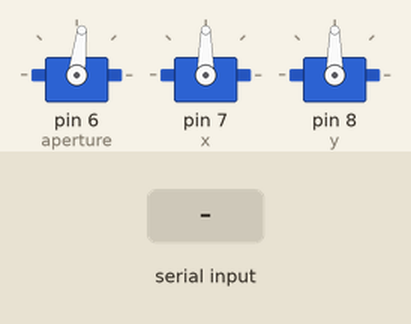
Simulated run of this sketch. Board: Arduino Uno, built with avr-gcc and run on an emulated ATmega328P. Parts: 3 × servo. The inputs (shaded band) are chosen by the test bench.

Above: at 1.2 s.
1.3 s: "X" received over Serial
At 2.0 s:
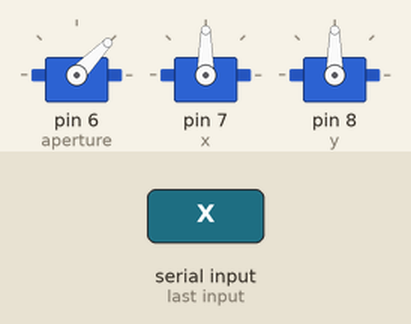
3.8 s: "90,45\n" received over Serial
At 4.1 s:
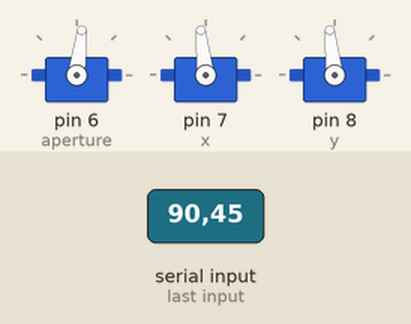
5.3 s: "30,150\n" received over Serial
At 6.5 s:
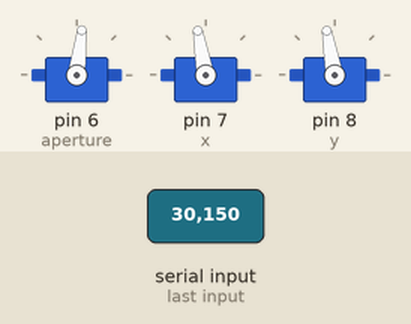
6.8 s: "X" received over Serial
At 8.2 s:
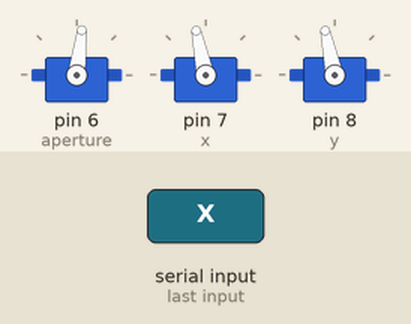
Timing chart, 0 to 9.8 s (numbered marks = the images above; inputs shaded):
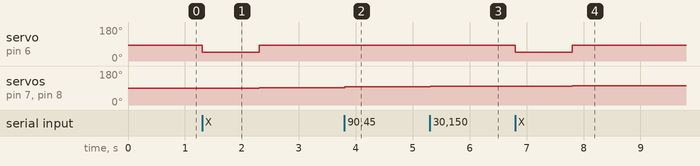

The sketch:

Aperture_Camera.ino
```cpp
#include<Servo.h>
Servo x, y, aperture;
int x_baslangic = 90, y_baslangic = 90, tolerans = 90, hiz = 2;
void setup() {
  Serial.begin(9600);
  aperture.attach(6);
  x.attach(7);
  y.attach(8);
}
void loop() {
  aperture.write(83);
  if (Serial.available() > 0)
  {
    int x_merkez, y_merkez;

    if (Serial.read() == 'X')
    aperture.write(46);
    {
      x_merkez = Serial.parseInt();
      if (Serial.read() == 'Y')
        y_merkez = Serial.parseInt();
    }
    if (x_merkez < 640 + tolerans)
      x_baslangic += hiz;
      x.write(x_baslangic);
      aperture.write(83);

    if (x_merkez > 640 - tolerans)
      x_baslangic -= hiz;
      x.write(x_baslangic);

    if (y_merkez < 360 + tolerans)
      y_baslangic -= hiz;
      y.write(y_baslangic);

    if (y_merkez > 360 - tolerans)
      y_baslangic += hiz;
      y.write(y_baslangic);
  }
}
```

Measured:
- after the input at 1.3 s, servo on pin 6 (aperture): 83° → 46° at once, → 83° 1.0 s later; servo on pin 7 (x), servo on pin 8 (y): 90° → 92° after 1.0 s
- after the input at 3.8 s, servo on pin 7 (x), servo on pin 8 (y): 92° → 96° at once
- after the input at 5.3 s, servo on pin 7 (x), servo on pin 8 (y): 96° → 100° at once
- after the input at 6.8 s, servo on pin 6 (aperture): 83° → 46° at once, → 83° 1.0 s later; servo on pin 7 (x), servo on pin 8 (y): 100° → 102° after 1.0 s
